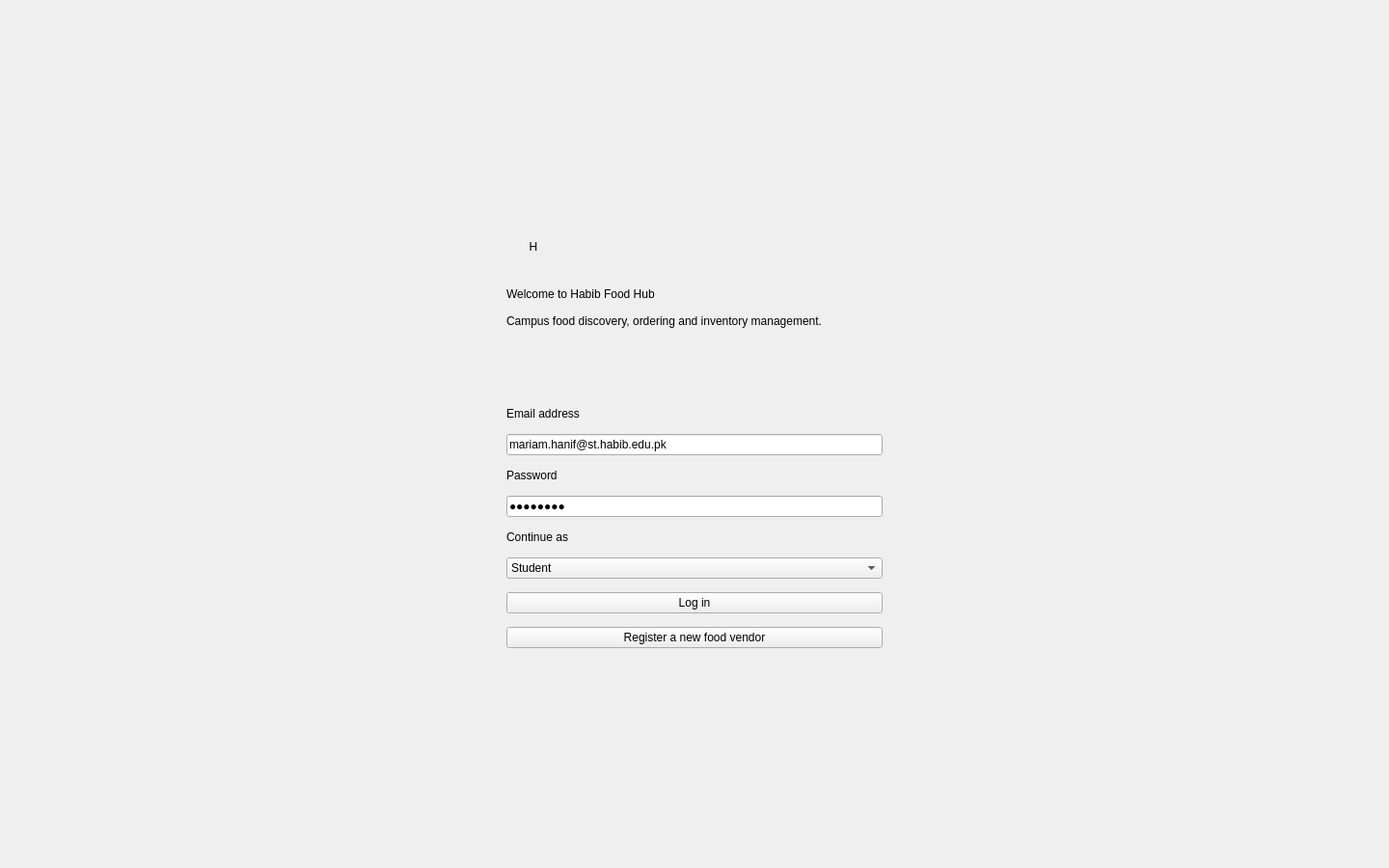
<?xml version="1.0" encoding="UTF-8"?>
<ui version="4.0">
 <class>HabibFoodHubWindow</class>
 <widget class="QMainWindow" name="HabibFoodHubWindow">
  <property name="geometry"><rect><x>0</x><y>0</y><width>1440</width><height>900</height></rect></property>
  <property name="minimumSize"><size><width>1100</width><height>700</height></size></property>
  <property name="windowTitle"><string>Habib Food Hub</string></property>
  <widget class="QWidget" name="centralwidget">
   <layout class="QVBoxLayout" name="rootLayout">
    <property name="spacing"><number>0</number></property>
    <property name="leftMargin"><number>0</number></property><property name="topMargin"><number>0</number></property><property name="rightMargin"><number>0</number></property><property name="bottomMargin"><number>0</number></property>
    <item>
     <widget class="QStackedWidget" name="mainStack">
      <widget class="QWidget" name="loginPage">
       <layout class="QGridLayout" name="loginOuterLayout">
        <item row="0" column="0"><spacer name="loginTopSpacer"><property name="orientation"><enum>Qt::Vertical</enum></property><property name="sizeHint"><size><width>20</width><height>80</height></size></property></spacer></item>
        <item row="1" column="0"><spacer name="loginLeftSpacer"><property name="orientation"><enum>Qt::Horizontal</enum></property><property name="sizeHint"><size><width>100</width><height>20</height></size></property></spacer></item>
        <item row="1" column="1">
         <widget class="QFrame" name="loginCard">
          <property name="minimumSize"><size><width>470</width><height>520</height></size></property>
          <property name="maximumSize"><size><width>520</width><height>600</height></size></property>
          <layout class="QVBoxLayout" name="loginCardLayout">
           <property name="spacing"><number>14</number></property><property name="leftMargin"><number>42</number></property><property name="topMargin"><number>38</number></property><property name="rightMargin"><number>42</number></property><property name="bottomMargin"><number>38</number></property>
           <item><widget class="QLabel" name="loginMark"><property name="text"><string>H</string></property><property name="alignment"><set>Qt::AlignCenter</set></property><property name="minimumSize"><size><width>56</width><height>56</height></size></property><property name="maximumSize"><size><width>56</width><height>56</height></size></property></widget></item>
           <item><widget class="QLabel" name="loginTitle"><property name="text"><string>Welcome to Habib Food Hub</string></property></widget></item>
           <item><widget class="QLabel" name="loginSubtitle"><property name="text"><string>Campus food discovery, ordering and inventory management.</string></property><property name="wordWrap"><bool>true</bool></property></widget></item>
           <item><spacer name="loginGap"><property name="orientation"><enum>Qt::Vertical</enum></property><property name="sizeHint"><size><width>20</width><height>12</height></size></property></spacer></item>
           <item><widget class="QLabel" name="emailLabel"><property name="text"><string>Email address</string></property></widget></item>
           <item><widget class="QLineEdit" name="emailInput"><property name="text"><string>mariam.hanif@st.habib.edu.pk</string></property><property name="placeholderText"><string>name@habib.edu.pk</string></property></widget></item>
           <item><widget class="QLabel" name="passwordLabel"><property name="text"><string>Password</string></property></widget></item>
           <item><widget class="QLineEdit" name="passwordInput"><property name="text"><string>password</string></property><property name="echoMode"><enum>QLineEdit::Password</enum></property></widget></item>
           <item><widget class="QLabel" name="loginRoleLabel"><property name="text"><string>Continue as</string></property></widget></item>
           <item><widget class="QComboBox" name="loginRoleCombo"><item><property name="text"><string>Student</string></property></item><item><property name="text"><string>Food Vendor</string></property></item><item><property name="text"><string>Administrator</string></property></item></widget></item>
           <item><widget class="QPushButton" name="loginButton"><property name="text"><string>Log in</string></property></widget></item>
           <item><widget class="QPushButton" name="vendorRegistrationButton"><property name="text"><string>Register a new food vendor</string></property></widget></item>
          </layout>
         </widget>
        </item>
        <item row="1" column="2"><spacer name="loginRightSpacer"><property name="orientation"><enum>Qt::Horizontal</enum></property><property name="sizeHint"><size><width>100</width><height>20</height></size></property></spacer></item>
        <item row="2" column="0"><spacer name="loginBottomSpacer"><property name="orientation"><enum>Qt::Vertical</enum></property><property name="sizeHint"><size><width>20</width><height>80</height></size></property></spacer></item>
       </layout>
      </widget>
      <widget class="QWidget" name="appPage">
       <layout class="QHBoxLayout" name="appLayout">
        <property name="spacing"><number>0</number></property><property name="leftMargin"><number>0</number></property><property name="topMargin"><number>0</number></property><property name="rightMargin"><number>0</number></property><property name="bottomMargin"><number>0</number></property>
        <item>
         <widget class="QFrame" name="sidebar">
          <property name="minimumSize"><size><width>260</width><height>0</height></size></property><property name="maximumSize"><size><width>260</width><height>16777215</height></size></property>
          <layout class="QVBoxLayout" name="sidebarLayout">
           <property name="spacing"><number>12</number></property><property name="leftMargin"><number>18</number></property><property name="topMargin"><number>24</number></property><property name="rightMargin"><number>18</number></property><property name="bottomMargin"><number>22</number></property>
           <item><widget class="QLabel" name="brandLabel"><property name="text"><string>H  Habib Food Hub</string></property></widget></item>
           <item><widget class="QLabel" name="brandSubtitle"><property name="text"><string>CAMPUS DINING</string></property></widget></item>
           <item><spacer name="sideGap"><property name="orientation"><enum>Qt::Vertical</enum></property><property name="sizeHint"><size><width>20</width><height>12</height></size></property></spacer></item>
           <item><widget class="QLabel" name="previewLabel"><property name="text"><string>PREVIEW AS</string></property></widget></item>
           <item><widget class="QComboBox" name="roleCombo"><item><property name="text"><string>Student</string></property></item><item><property name="text"><string>Food Vendor</string></property></item><item><property name="text"><string>Administrator</string></property></item></widget></item>
           <item><widget class="QLabel" name="workspaceLabel"><property name="text"><string>WORKSPACE</string></property></widget></item>
           <item><widget class="QListWidget" name="navigationList"/></item>
           <item><widget class="QFrame" name="profileFrame"><layout class="QHBoxLayout" name="profileLayout"><property name="leftMargin"><number>8</number></property><property name="topMargin"><number>12</number></property><property name="rightMargin"><number>8</number></property><property name="bottomMargin"><number>4</number></property><item><widget class="QLabel" name="profileAvatar"><property name="text"><string>MH</string></property><property name="alignment"><set>Qt::AlignCenter</set></property><property name="minimumSize"><size><width>42</width><height>42</height></size></property><property name="maximumSize"><size><width>42</width><height>42</height></size></property></widget></item><item><layout class="QVBoxLayout" name="profileTextLayout"><property name="spacing"><number>2</number></property><item><widget class="QLabel" name="profileName"><property name="text"><string>Mariam Hanif</string></property></widget></item><item><widget class="QLabel" name="profileRole"><property name="text"><string>Student account</string></property></widget></item></layout></item></layout></widget></item>
           <item><widget class="QPushButton" name="logoutButton"><property name="text"><string>Log out</string></property></widget></item>
          </layout>
         </widget>
        </item>
        <item>
         <widget class="QWidget" name="mainArea">
          <layout class="QVBoxLayout" name="mainAreaLayout">
           <property name="spacing"><number>0</number></property><property name="leftMargin"><number>0</number></property><property name="topMargin"><number>0</number></property><property name="rightMargin"><number>0</number></property><property name="bottomMargin"><number>0</number></property>
           <item><widget class="QFrame" name="topbar"><property name="minimumSize"><size><width>0</width><height>76</height></size></property><property name="maximumSize"><size><width>16777215</width><height>76</height></size></property><layout class="QHBoxLayout" name="topbarLayout"><property name="leftMargin"><number>30</number></property><property name="rightMargin"><number>30</number></property><item><widget class="QLabel" name="breadcrumbLabel"><property name="text"><string>Food Hub  /  Dashboard</string></property></widget></item><item><spacer name="topbarSpacer"><property name="orientation"><enum>Qt::Horizontal</enum></property><property name="sizeHint"><size><width>40</width><height>20</height></size></property></spacer></item><item><widget class="QPushButton" name="notificationButton"><property name="text"><string>Notifications</string></property></widget></item><item><widget class="QPushButton" name="quickActionButton"><property name="text"><string>Find food</string></property></widget></item></layout></widget></item>
           <item>
            <widget class="QStackedWidget" name="contentStack">
             <widget class="QWidget" name="studentDashboardPage"><layout class="QVBoxLayout" name="studentDashboardLayout"><property name="leftMargin"><number>30</number></property><property name="topMargin"><number>26</number></property><property name="rightMargin"><number>30</number></property><property name="bottomMargin"><number>30</number></property></layout></widget>
             <widget class="QWidget" name="foodVendorsPage"><layout class="QVBoxLayout" name="foodVendorsLayout"><property name="leftMargin"><number>30</number></property><property name="topMargin"><number>26</number></property><property name="rightMargin"><number>30</number></property><property name="bottomMargin"><number>30</number></property></layout></widget>
             <widget class="QWidget" name="menuCartPage"><layout class="QVBoxLayout" name="menuCartLayout"><property name="leftMargin"><number>30</number></property><property name="topMargin"><number>26</number></property><property name="rightMargin"><number>30</number></property><property name="bottomMargin"><number>30</number></property></layout></widget>
             <widget class="QWidget" name="studentOrdersPage"><layout class="QVBoxLayout" name="studentOrdersLayout"><property name="leftMargin"><number>30</number></property><property name="topMargin"><number>26</number></property><property name="rightMargin"><number>30</number></property><property name="bottomMargin"><number>30</number></property></layout></widget>
             <widget class="QWidget" name="vendorDashboardPage"><layout class="QVBoxLayout" name="vendorDashboardLayout"><property name="leftMargin"><number>30</number></property><property name="topMargin"><number>26</number></property><property name="rightMargin"><number>30</number></property><property name="bottomMargin"><number>30</number></property></layout></widget>
             <widget class="QWidget" name="inventoryPage"><layout class="QVBoxLayout" name="inventoryLayout"><property name="leftMargin"><number>30</number></property><property name="topMargin"><number>26</number></property><property name="rightMargin"><number>30</number></property><property name="bottomMargin"><number>30</number></property></layout></widget>
             <widget class="QWidget" name="incomingOrdersPage"><layout class="QVBoxLayout" name="incomingOrdersLayout"><property name="leftMargin"><number>30</number></property><property name="topMargin"><number>26</number></property><property name="rightMargin"><number>30</number></property><property name="bottomMargin"><number>30</number></property></layout></widget>
             <widget class="QWidget" name="vendorProfilePage"><layout class="QVBoxLayout" name="vendorProfileLayout"><property name="leftMargin"><number>30</number></property><property name="topMargin"><number>26</number></property><property name="rightMargin"><number>30</number></property><property name="bottomMargin"><number>30</number></property></layout></widget>
             <widget class="QWidget" name="adminDashboardPage"><layout class="QVBoxLayout" name="adminDashboardLayout"><property name="leftMargin"><number>30</number></property><property name="topMargin"><number>26</number></property><property name="rightMargin"><number>30</number></property><property name="bottomMargin"><number>30</number></property></layout></widget>
             <widget class="QWidget" name="vendorApplicationsPage"><layout class="QVBoxLayout" name="vendorApplicationsLayout"><property name="leftMargin"><number>30</number></property><property name="topMargin"><number>26</number></property><property name="rightMargin"><number>30</number></property><property name="bottomMargin"><number>30</number></property></layout></widget>
             <widget class="QWidget" name="allVendorsPage"><layout class="QVBoxLayout" name="allVendorsLayout"><property name="leftMargin"><number>30</number></property><property name="topMargin"><number>26</number></property><property name="rightMargin"><number>30</number></property><property name="bottomMargin"><number>30</number></property></layout></widget>
            </widget>
           </item>
          </layout>
         </widget>
        </item>
       </layout>
      </widget>
     </widget>
    </item>
   </layout>
  </widget>
 </widget>
 <resources/>
 <connections/>
</ui>
